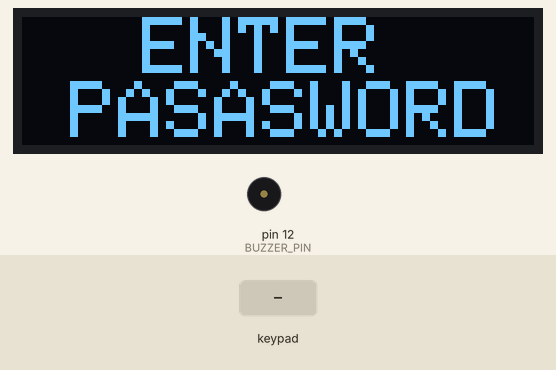
Recording of a sketch running on a simulated Arduino Uno, built with avr-gcc and run on an emulated ATmega328P. Shown: 128×32 one-colour display, buzzer (waves = sounding, pin HIGH). The test bench sets the inputs (shaded band). What the sketch prints to the serial monitor is not drawn.

Above: at 1.2 s.
1.3 s: keypad keys 1 2 3 4 5 6 pressed 0.4 s apart
At 4.5 s:
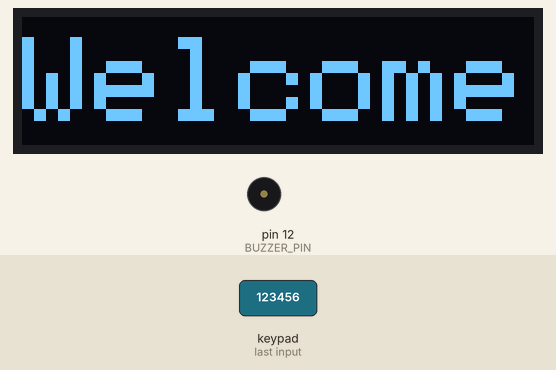
5.2 s: keypad keys 1 1 1 0 9 8 pressed 0.4 s apart
At 8.2 s:
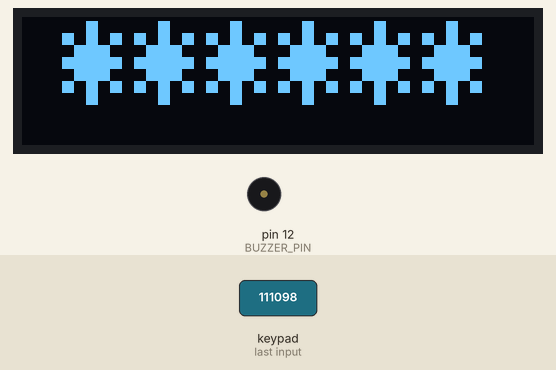
10.3 s: key '1' pressed
At 11.3 s:
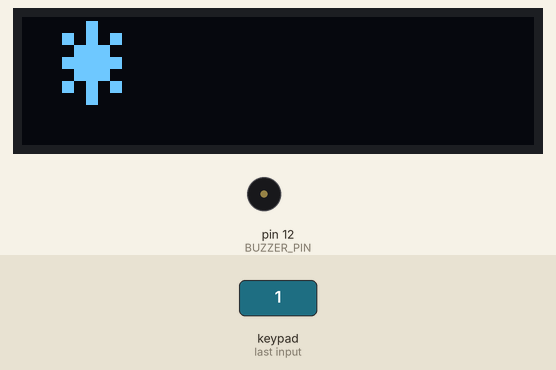
11.8 s: key 'C' pressed
At 12.5 s:
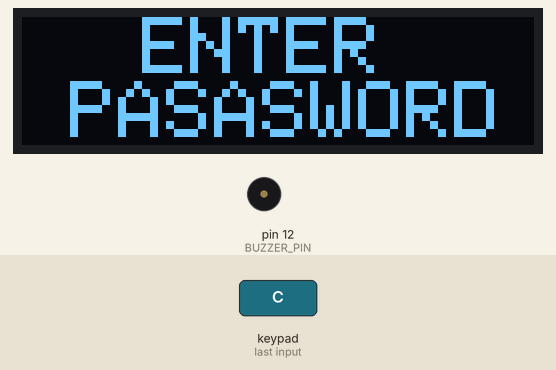
13.3 s: key '2' pressed
At 14.5 s:
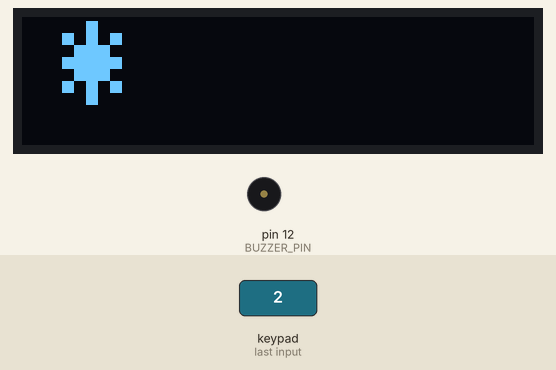
Timing chart, 0 to 15.8 s (numbered marks = the images above; inputs shaded):
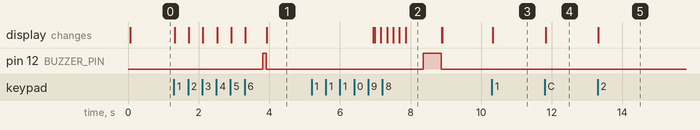

Measured:
- after the input at 1.3 s, pin 12 (BUZZER_PIN): LOW → HIGH after 2.5 s, → LOW 0.10 s later; the display: first changes at once (image 1 shows a later state)
- after the input at 5.2 s, pin 12 (BUZZER_PIN): LOW → HIGH after 3.2 s, → LOW 0.50 s later; the display: first differs from a run without the input after 1.8 s (image 2 shows a later state)
- after the input at 10.3 s, the display: changes at once (image 3)
- after the input at 11.8 s, the display: changes at once (image 4)
- after the input at 13.3 s, the display: changes at once (image 5)
- what the display in image 2 shows lasts 1.0 s, from 7.9 s to 8.9 s

The sketch:

Arduino_Password_Lock.ino
```cpp
#include <Wire.h>
#include <Keypad.h>
#include <Adafruit_GFX.h>
#include <Adafruit_SSD1306.h>
//#include <Buzzer.h>


#define SCREEN_WIDTH 128
#define SCREEN_HEIGHT 32
#define BUZZER_PIN 12
#define BEEP 1
#define NO_BEEP 0
Adafruit_SSD1306 display(SCREEN_WIDTH, SCREEN_HEIGHT, &Wire, -1);

//Buzzer buzzer(12);


const byte ROWS = 4;
const byte COLS = 4;
char keys[ROWS][COLS] = {
  { '1', '2', '3', 'A' },
  { '4', '5', '6', 'B' },
  { '7', '8', '9', 'C' },
  { '*', '0', '#', 'D' }
};
byte rowPins[ROWS] = { 7, 6, 5, 4 };
byte colPins[COLS] = { 11, 10, 9, 8 };
Keypad keypad = Keypad(makeKeymap(keys), rowPins, colPins, ROWS, COLS);

String input = "";           // 儲存輸入字符
String password = "123456";  // 預設密碼
String maskedInput = "";

enum SystemState {
 STATE_0,
 STATE_1,
 STATE_2,
 //STATE_4,
};

SystemState currentState = STATE_1;
unsigned long stateStartTime = 0;

void lock(void) {
  display.setRotation(2);
  display.setTextSize(2);
  display.clearDisplay();
  display.setCursor(30, 0);
  display.print("ENTER    PASASWORD");
  display.display();
}

void unlock(void) {
  display.setRotation(2);
  display.setTextSize(3);
  display.clearDisplay();
  display.setCursor(0, 5);
  display.print("Welcome");
  digitalWrite(BUZZER_PIN, BEEP);
  delay (100);
  digitalWrite(BUZZER_PIN, NO_BEEP);
  display.display();
  //delay(1000);
}

unsigned long alertStartTime = 0;
bool alertActive = false;

void alert(void) {
  //buzzer.begin(0);

  display.setRotation(2);
  display.setTextSize(2);
  display.clearDisplay();
  display.setCursor(30, 0);
  display.print("WRONG    PASSWORD");
  digitalWrite(BUZZER_PIN, BEEP);
  delay (500);
  digitalWrite(BUZZER_PIN, NO_BEEP);
  display.display();

  //buzzer.sound(1, 1);
  //buzzer.distortion(NOTE_C5, NOTE_C3);

  //buzzer.end(1000);
  //delay(2000);
}

void setup() {
  Serial.begin(9600);
  pinMode(BUZZER_PIN, OUTPUT); // Pin for buzzer
  if (!display.begin(SSD1306_SWITCHCAPVCC, 0x3C)) {
    Serial.println(F("SSD1306 allocation failed"));
    while (true);
  }
  //Buzzer(OUTPUT);
  //Buzzer(LOW);
  display.setRotation(2);
  display.setTextSize(1);
  display.clearDisplay();
  display.setTextColor(WHITE);
  display.display();
  lock();
}

void loop() {
  char key = keypad.getKey();
  unsigned long currentTime = millis();

  display.setRotation(2);
  display.clearDisplay();
  display.setCursor(10,1);

  if (key) {
      if (key == 'C') {  // "" 清空輸入
      //Serial.println(key);
      input = "";
      maskedInput = "";
      //buzzer.end(0);
      currentState = STATE_0;
      lock();
      alertActive = false;
      //return;
    }
    if (key && input.length() < 6 && key != 'C'){ //Input only for valid password char
      input += key;  // 限制最大 6 位數字
      maskedInput += '*';
    }
    //display.print("ENTER PASSWORD");
    for (int i = 0; i < input.length(); i++) {
      display.setTextSize(3);
      //display.setCursor(0, 10);
      display.print('*');
    }
    display.display();
  }


  if (input.length() == 6){
      delay(500);
      display.clearDisplay();
      display.setTextSize(2);
      display.setCursor(0, 10);

      if (input == password) {
        currentState = STATE_1; //Correct password
      } else {
        currentState = STATE_2; //Wrong password
        alertStartTime = millis();
        alertActive = true;
        alert();
      }

  Serial.print ("Input length: ");
  Serial.print(input.length());
  Serial.print ("  State: ");
  Serial.println(currentState);
  switch (currentState) {
    case STATE_0:
    lock();
    break;

    case STATE_1:
      unlock();
      delay(3000);
      currentState = STATE_0;
      input = "";
      lock();
      break;

    case STATE_2: //Wrong password
      if (alertActive && ((millis() - alertStartTime) >= 2000)){
        Serial.print("Time elasped: ");
        Serial.println(millis() - alertStartTime);
        //buzzer.end(0);
        alertActive = false;
        currentState = STATE_0;
        input = "";
        lock();
      }
      alertActive = false; //Copied from if true state
      currentState = STATE_0;
      input = "";
      lock();
      break;
    }
  }
}
```
